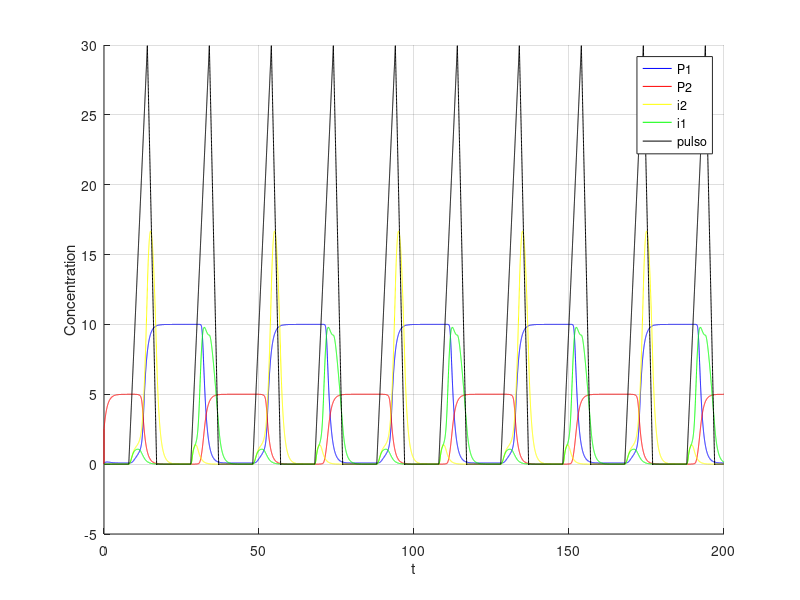

MATLAB code for this plot:
clear;

dt=0.01; 
t=0:dt:200; 

%i = 1 ate 5000 

p1 = 0;
p2 = 2.5;
ii1 = 0;
ii2 = 0;

% maximal expression rates
km1 = 1;
km2 = 3;

% inibicao entre os iis
kq1 = 1;
kq2 = 1;

%dissociation constant
kp1 = 1;
kp2 = 2;

% teste
beta2 =3;
gama2 = 4;


p1s = zeros(1, length(t));
p2s = zeros(1, length(t));

% pulso representa uma explosao na concentracao de mRNAs que possuem dois operators
% o primeiro precisa de p1 AND (NOT p2) e o segundo precisa de p2 AND (NOT p1)
pulso = zeros(1, length(t));

i1s = zeros(1, length(t));
i2s = zeros(1, length(t));

alpha1 = 10; alpha2 = 5;
beta = 3;
gama = 4;

p3 = 0;
p3s = zeros(1, length(t));

for i = 2:length(t)
   
   if (mod(i, 2000) >800 && mod(i,2000)<1400)
     pulso(i) = pulso(i-1)+0.05;
   endif
   
   if (mod(i, 2000) >=1400 && mod(i,2000)<1700)
     pulso(i) = pulso(i-1)-0.1;
   endif
  
  div = 1 + p1/kp1 + p2/kp2 + (p1*p2)/(kp1*kp2);
  
  
%  verde, depende do p1 (azul) 
%  dpdt = alpha0 + km1 * pulso(i) * ((1 + p1 / (kp1)) / div) - kd1*ii1;
  dpdt = (    pulso(i) * ((1 + p1 / (kp1)) / div)     /   (1 + (ii2 / (1 + p1s(i) ) ) ^ beta2)   ) - ii1;
  ii1 = dpdt * dt + ii1;
  i1s(i) = ii1; 
  
  
%  amarelo deve ser o primeiro
% usei collins pois precisava que o crescimento de amarelo reprimisse o crescimento do verde.
%  dpdt = alpha0 + km2 * pulso(i) * ((1 + (p2) / (kp2 )) / div) - kd2*ii2;

% (pulso controla a execucao da  AND entre p1 e not p2) -> representa o maximal expression rate de collins           collins  para verde reprimir amarelo
  dpdt = (   pulso(i) * ((1 + p1 / (kp1)) / div)       /              (1 + (ii1 / (1 + p2s(i) ) ) ^ gama2)     ) - ii2;
  ii2 = dpdt * dt + ii2;
  i2s(i) = ii2; 
 
  dpdt = (alpha1 / (1 + (p2 / (1 + i2s(i) ) ) ^ beta )) - p1;
  p1 = dpdt * dt + p1;
  p1s(i) = p1;
  
  dpdt = (alpha2 / (1 + (p1 / (1 + i1s(i)) ) ^ gama)) - p2;
  p2 = dpdt * dt + p2;
  p2s(i) = p2;

endfor

figure;
hold on;
grid on;
%plot(t, p1s, 'b;P1;', t ,p2s, 'r;P2;', t , pulso , 'k;pulso;');
plot(t, p1s, 'b;P1;', t ,p2s, 'r;P2;', t , i2s, 'y;i2;', t ,i1s,'g;i1;', t , pulso , 'k;pulso;');
xlabel('t');
ylabel('Concentration');